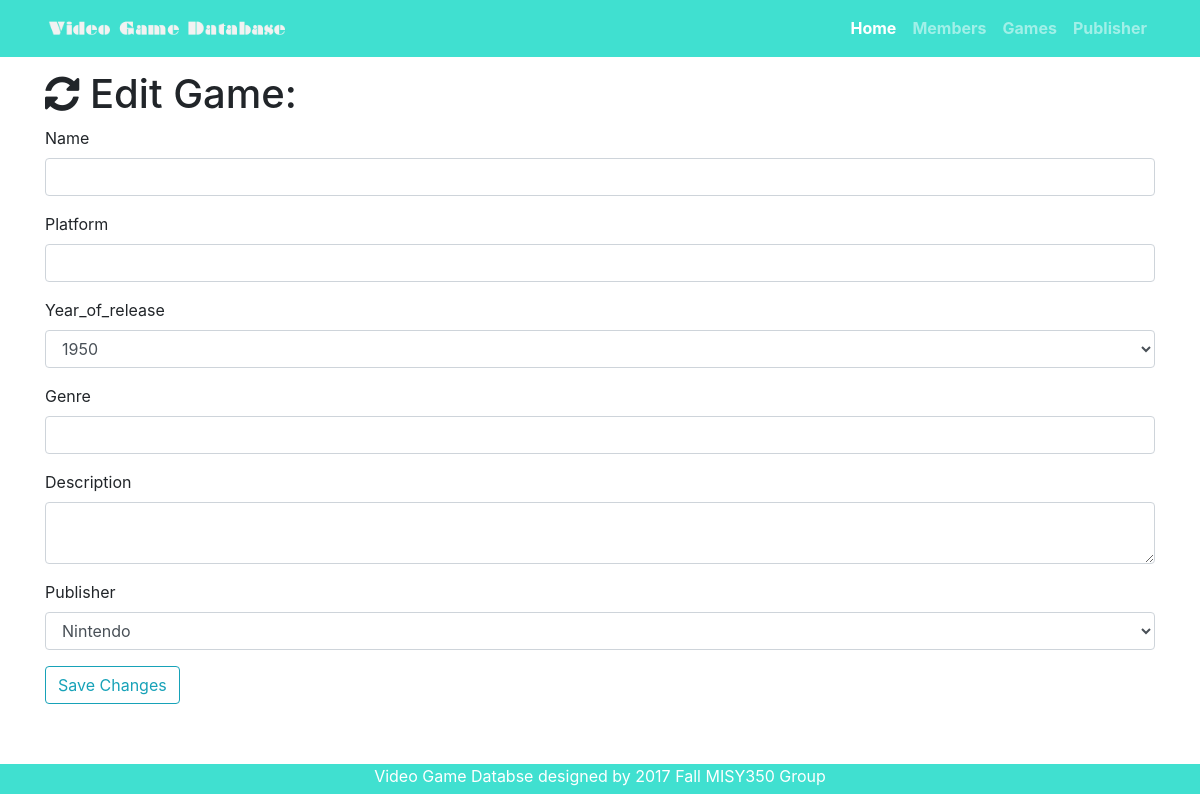
Before: /game/edit/5 with the older database file.
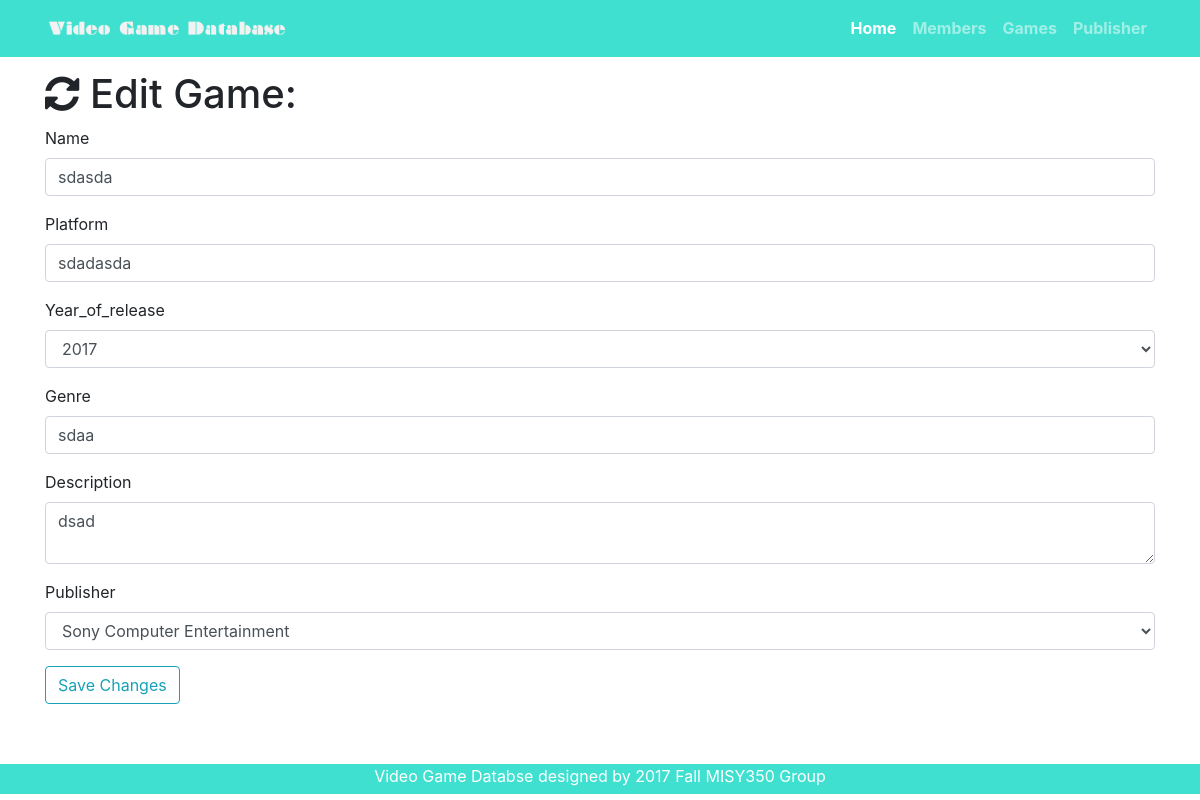
After: the same page with the newer database file.
### videogame.py (models this page shows)
class Game(db.Model):
    __tablename__ = 'games'
    id = db.Column(db.Integer, primary_key=True)
    name = db.Column(db.String(64))
    platform = db.Column(db.String(64))
    year_of_release = db.Column(db.Integer)
    genre = db.Column(db.String(64))
    description = db.Column(db.Text)
    publisher_id = db.Column(db.Integer, db.ForeignKey('publishers.id'))

### videogame.py (the view, shortened to what this page needs)
@app.route('/game/edit/<int:id>', methods=['GET', 'POST'])
def edit_game(id):
    game = Game.query.filter_by(id=id).first()
    publishers = Publisher.query.all()
    if request.method == 'GET':
        return render_template('game-edit.html', game=game, publishers=publishers)

### templates/game-edit.html
{% extends "game-base.html"%} {% block title %}Edit Games{% endblock %} {% block page_content%}
<div class="container">
  <h1><i class="fa fa-refresh fa-spin" aria-hidden="true"></i> Edit Game:</h1>
  <form action="/game/edit/{{game.id}}" method="post">
    <div class="form-group">
      <label>Name</label>
      <input class="form-control" type="text" name="name" value="{{game.name}}" required="true">
    </div>
    <div class="form-group">
      <label>Platform</label>
      <input class="form-control" type="text" name="platform" value="{{game.platform}}" required="true">
    </div>
    <div class="form-group">
      <label>Year_of_release</label>
      <select class="form-control" name="year_of_release">
          {% for i in range(1950, 2020) %}
            {% if i == game.year_of_release %}
              <option selected="selected">{{i}}</option>
            {% else %}
              <option>{{i}}</option>
            {% endif %}
          {% endfor %}
        </select>
    </div>
    <div class="form-group">
      <label>Genre</label>
      <input class="form-control" type="text" name="genre" value="{{game.genre}}" required="true">
    </div>
    <div class="form-group">
      <label>Description</label>
      <textarea class="form-control" name="description" required="true">{{game.description}}</textarea>
    </div>
    <div class="form-group">
      <label>Publisher</label>
      <select class="form-control" name="publisher">
         {% for publisher in publishers %}
           {% if publisher == game.publisher %}
             <option selected="selected">{{publisher.name}}</option>
           {% else %}
             <option>{{publisher.name}}</option>
           {% endif %}
         {% endfor %}
       </select>
    </div>
    <button type="submit" class="btn btn-outline-info">Save Changes</button>
  </form>
</div>
{% endblock%}

Changed rows visible on the page:
added Game: name "sdasda", platform "sdadasda", year_of_release "2017", genre "sdaa", description "dsad"
Other visible differences:
form field publisher: "Nintendo" → "Sony Computer Entertainment"
form field year_of_release: "1950" → (not shown)
